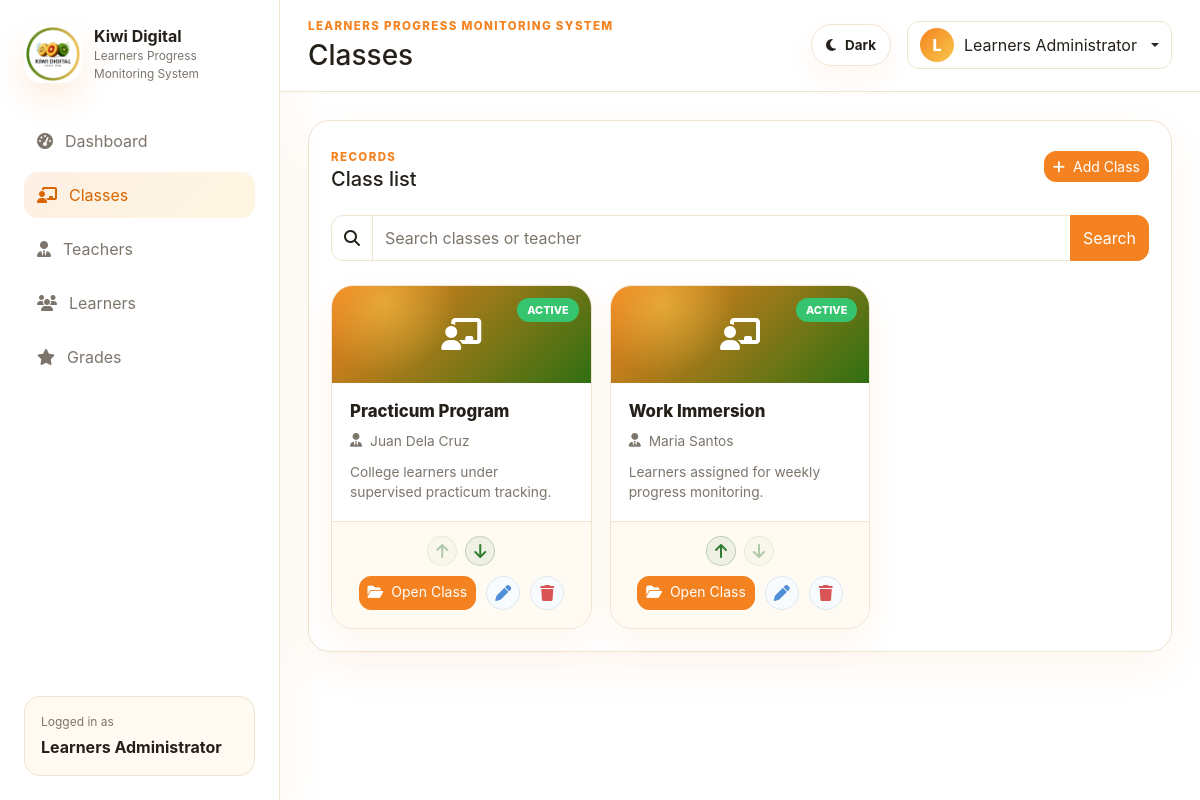
Page /classes.php (signed in) on the committed database.
### tables this page shows
CREATE TABLE IF NOT EXISTS classes (
  id INT UNSIGNED AUTO_INCREMENT PRIMARY KEY,
  teacher_id INT UNSIGNED NULL,
  sort_order INT UNSIGNED NOT NULL DEFAULT 0,
  class_name VARCHAR(160) NOT NULL,
  teacher VARCHAR(160) NOT NULL,
  banner_image VARCHAR(255) NULL,
  status ENUM('Active', 'Inactive') NOT NULL DEFAULT 'Active',
  description TEXT NULL,
  created_at TIMESTAMP DEFAULT CURRENT_TIMESTAMP,
  updated_at TIMESTAMP DEFAULT CURRENT_TIMESTAMP ON UPDATE CURRENT_TIMESTAMP,
  UNIQUE KEY uniq_class_name (class_name),
  INDEX idx_classes_teacher_id (teacher_id),
  INDEX idx_classes_sort_order (sort_order),
  INDEX idx_classes_status (status)
  ,
  CONSTRAINT fk_classes_teacher
    FOREIGN KEY (teacher_id) REFERENCES teachers(id)
    ON DELETE SET NULL
);

### includes/bootstrap.php (called while the page is built, shortened)
<?php
require_once __DIR__ . '/../classes/Auth.php';
$database = new Database();
$pdo = $database->connect();
$auth = new Auth($pdo);

### classes/Auth.php (called while the page is built, shortened)
<?php
class Auth
{
    public function user(): ?array
    {
        return $_SESSION['user'] ?? null;
    }
}

### includes/auth_guard.php (called while the page is built, shortened)
<?php
require_once __DIR__ . '/bootstrap.php';
$currentUser = $auth->user();

### classes.php (the view, shortened to what this page needs)
<?php
require_once __DIR__ . '/includes/admin_guard.php';
function e(string $value): string
{
    return htmlspecialchars($value, ENT_QUOTES, 'UTF-8');
}
$search = trim($_GET['search'] ?? '');
if ($search !== '') {
    $classesStatement = $pdo->prepare(
        "SELECT classes.*,
                COALESCE(teachers.full_name, classes.teacher) AS display_teacher
         FROM classes
         LEFT JOIN teachers ON teachers.id = classes.teacher_id
         WHERE classes.class_name LIKE :class_name_search
            OR classes.teacher LIKE :teacher_search
            OR teachers.full_name LIKE :teacher_master_search
            OR classes.status LIKE :status_search
            OR classes.description LIKE :description_search
         ORDER BY classes.sort_order ASC, classes.created_at DESC, classes.id DESC"
    );
    $searchTerm = '%' . $search . '%';
    $classesStatement->execute([
        'class_name_search' => $searchTerm,
        'teacher_search' => $searchTerm,
        'teacher_master_search' => $searchTerm,
        'status_search' => $searchTerm,
        'description_search' => $searchTerm,
    ]);
} else {
    $classesStatement = $pdo->query(
        'SELECT classes.*,
                COALESCE(teachers.full_name, classes.teacher) AS display_teacher
         FROM classes
         LEFT JOIN teachers ON teachers.id = classes.teacher_id
         ORDER BY classes.sort_order ASC, classes.created_at DESC, classes.id DESC'
    );
}
$classRows = $classesStatement->fetchAll();
?>
<!doctype html>
<html lang="en">
<head>
  <link href="https://cdn.jsdelivr.net/npm/bootstrap@5.3.3/dist/css/bootstrap.min.css" rel="stylesheet">
  <link href="https://cdnjs.cloudflare.com/ajax/libs/font-awesome/6.5.2/css/all.min.css" rel="stylesheet">
  <link href="css/style.css?v=class-reorder-controls" rel="stylesheet">
</head>
<body class="dashboard-page">
  <div class="app-layout">
    <aside class="sidebar">
      <a class="sidebar-brand" href="dashboard.php">
        <img src="images/kiwi-logo.png" alt="Kiwi Digital Tech Inc." class="brand-logo">
        <span>
          <strong>Kiwi Digital</strong>
          <small>Learners Progress Monitoring System</small>
        </span>
      </a>
      <nav class="sidebar-nav">
        <a href="dashboard.php"><i class="fa-solid fa-gauge-high"></i> Dashboard</a>
        <a class="active" href="classes.php"><i class="fa-solid fa-chalkboard-user"></i> Classes</a>
        <a href="teachers.php"><i class="fa-solid fa-user-tie"></i> Teachers</a>
        <a href="learners.php"><i class="fa-solid fa-users"></i> Learners</a>
        <a href="grades.php"><i class="fa-solid fa-star"></i> Grades</a>
      </nav>
      <div class="sidebar-footer">
        <p class="mb-1">Logged in as</p>
        <strong><?php echo e($currentUser['name']); ?></strong>
      </div>
    </aside>
    <main class="main-panel">
      <header class="topbar">
        <div>
          <p class="eyebrow mb-1">Learners Progress Monitoring System</p>
          <h1 class="h3 mb-0">Classes</h1>
        </div>
        <button class="theme-toggle ms-auto" id="themeToggle" type="button" aria-label="Switch to dark mode" aria-pressed="false">
          <i class="fa-solid fa-moon"></i>
          <span class="d-none d-sm-inline">Dark</span>
        </button>
        <div class="dropdown">
          <button class="btn user-menu dropdown-toggle" data-bs-toggle="dropdown" type="button">
            <span class="avatar"><?php echo e(strtoupper(substr($currentUser['name'], 0, 1))); ?></span>
            <span class="d-none d-sm-inline"><?php echo e($currentUser['name']); ?></span>
          </button>
        </div>
      </header>
      <section class="content-wrap">
        <div class="panel-card">
          <div class="d-flex flex-wrap align-items-center justify-content-between gap-3 mb-4">
            <div>
              <span class="section-kicker">Records</span>
              <h2 class="h5 mb-0">Class list</h2>
            </div>
            <button type="button" class="btn btn-sm btn-primary" data-bs-toggle="modal" data-bs-target="#classModal">
              <i class="fa-solid fa-plus me-2"></i>Add Class
            </button>
          </div>
          <form method="get" class="search-bar mb-4">
            <div class="input-group">
              <span class="input-group-text"><i class="fa-solid fa-magnifying-glass"></i></span>
              <input type="search" class="form-control" name="search" value="<?php echo e($search); ?>" placeholder="Search classes or teacher">
              <button type="submit" class="btn btn-primary">Search</button>
            </div>
          </form>
          <?php if (!$classRows): ?>
            <div class="empty-state">
              <i class="fa-solid fa-chalkboard-user"></i>
              <p>No classes found.</p>
            </div>
          <?php else: ?>
            <div class="class-card-grid">
              <?php foreach ($classRows as $classIndex => $classRow): ?>
                <article class="class-card">
                  <a class="class-card-open-link" href="class_workspace.php?class_id=<?php echo (int) $classRow['id']; ?>&tool=dashboard" aria-label="Open <?php echo e($classRow['class_name']); ?>">
                    <div class="class-wallpaper">
                      <?php if (!empty($classRow['banner_image'])): ?>
                        <img src="<?php echo e($classRow['banner_image']); ?>" alt="<?php echo e($classRow['class_name']); ?> wallpaper">
                      <?php else: ?>
                        <div class="class-wallpaper-placeholder">
                          <i class="fa-solid fa-chalkboard-user"></i>
                        </div>
                      <?php endif; ?>
                      <span class="class-status-badge <?php echo $classRow['status'] === 'Active' ? 'is-active' : 'is-inactive'; ?>">
                        <?php echo e($classRow['status']); ?>
                      </span>
                    </div>
                    <div class="class-card-body">
                      <h3><?php echo e($classRow['class_name']); ?></h3>
                      <p class="class-teacher"><i class="fa-solid fa-user-tie"></i><?php echo e($classRow['display_teacher'] ?? $classRow['teacher'] ?? ''); ?></p>
                      <?php if (!empty($classRow['description'])): ?>
                        <p class="class-description"><?php echo e($classRow['description']); ?></p>
                      <?php endif; ?>
                    </div>
                  </a>
                  <footer class="class-card-footer">
                    <?php if ($search === ''): ?>
                      <div class="class-order-actions" aria-label="Reorder <?php echo e($classRow['class_name']); ?>">
                        <form method="post">
                          <button type="submit" class="learner-icon-button" aria-label="Move class up" <?php echo $classIndex === 0 ? 'disabled' : ''; ?>>
                            <i class="fa-solid fa-arrow-up"></i>
                          </button>
                        </form>
                        <form method="post">
                          <button type="submit" class="learner-icon-button" aria-label="Move class down" <?php echo $classIndex === count($classRows) - 1 ? 'disabled' : ''; ?>>
                            <i class="fa-solid fa-arrow-down"></i>
                          </button>
                        </form>
                      </div>
                    <?php endif; ?>
                    <a class="btn btn-sm btn-primary" href="class_workspace.php?class_id=<?php echo (int) $classRow['id']; ?>&tool=dashboard">
                      <i class="fa-solid fa-folder-open me-2"></i>Open Class
                    </a>
                    <a class="learner-icon-button" href="classes.php?edit=<?php echo (int) $classRow['id']; ?>" aria-label="Edit class">
                      <i class="fa-solid fa-pen"></i>
                    </a>
                    <form method="post" onsubmit="return confirm('Delete this class?');">
                      <button type="submit" class="learner-icon-button is-danger" aria-label="Delete class">
                        <i class="fa-solid fa-trash"></i>
                      </button>
                    </form>
                  </footer>
                </article>
              <?php endforeach; ?>
            </div>
          <?php endif; ?>
        </div>
      </section>
    </main>
  </div>
</body>
</html>

### rows in the picture
classes: status "ACTIVE", class_name "Practicum Program", display_teacher "Juan Dela Cruz", description "College learners under supervised practicum tracking."
classes: status "ACTIVE", class_name "Work Immersion", display_teacher "Maria Santos", description "Learners assigned for weekly progress monitoring."

### other values in the picture
$currentUser['name'] "Learners Administrator"
substr($currentUser['name'], 0, 1) "L"
